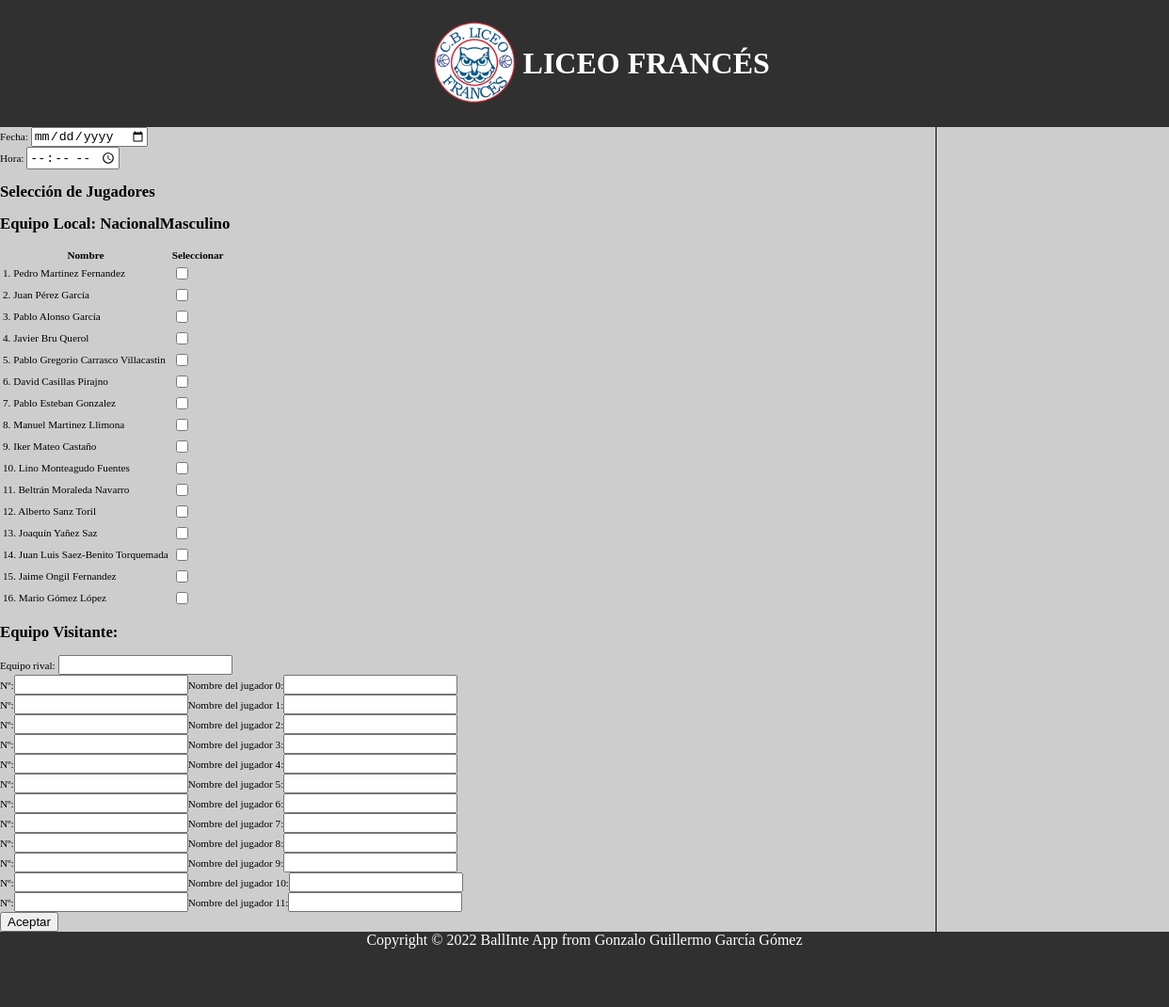
/seleccion_jugadores.php?idEquipo=NacionalMasculino, run on the app's committed database.
### tables this page shows
CREATE TABLE `jugadores` (
  `id` int(11) NOT NULL,
  `user` varchar(50) DEFAULT NULL,
  `nombre` varchar(50) NOT NULL,
  `apellido1` varchar(50) NOT NULL,
  `apellido2` varchar(50) NOT NULL,
  `numero` int(2) DEFAULT NULL,
  `PJ` int(5) NOT NULL,
  `MT` int(10) NOT NULL,
  `TIT` int(5) NOT NULL,
  `SUP` int(5) NOT NULL,
  `MSMS` float NOT NULL,
  `T2A` int(5) NOT NULL,
  `T2F` int(5) NOT NULL,
  `T3A` int(5) NOT NULL,
  `T3F` int(5) NOT NULL,
  `TLA` int(5) NOT NULL,
  `TLF` int(5) NOT NULL,
  `FLH` int(5) NOT NULL,
  `FLR` int(5) NOT NULL,
  `RBO` int(5) NOT NULL,
  `RBD` int(5) NOT NULL,
  `ROB` int(5) NOT NULL,
  `TAP` int(5) NOT NULL,
  `PRD` int(5) NOT NULL,
  `AST` int(5) NOT NULL
);

### seleccion_jugadores.php (called while the page is built, shortened)
<?php
$idEquipoLocal = $_GET['idEquipo'] ?? null;
$formulario = new es\ucm\fdi\FormularioSeleccionJugadores($idEquipoLocal);
$FormularioSeleccionJugadores = $formulario->gestiona();
require __DIR__.'/includes/vistas/plantilla.php';

### includes/Equipo.php (called while the page is built, shortened)
<?php
class Equipo{
    public static function getidEquipo($equipo_id){
        $conn = Aplicacion::getInstance()->getConexionBd();
        $query = sprintf("SELECT id FROM equipos WHERE id_equipo = '%s'", $conn->real_escape_string($equipo_id));
        $rs = $conn->query($query);
        $result = false;
        if ($rs) {
            $fila = $rs->fetch_assoc();
            if ($fila) {
                $result = $fila['id'];
            }
        } else {
            error_log("Error BD ({$conn->errno}): {$conn->error}");
        }
        return $result;
    }
    public static function getJugadoresEquipo($equipo_id){
        $id_equipo = self::getidEquipo($equipo_id);
        $conn = Aplicacion::getInstance()->getConexionBd();
        $query = sprintf("SELECT user,nombre,apellido1,apellido2
        FROM jugadores
        INNER JOIN usuarios_equipos
        ON jugadores.id = usuarios_equipos.usuario_id
        WHERE usuarios_equipos.equipo_id = '$id_equipo'");
        $rs = $conn->query($query);
        $result = false;
        $jugadores = array();
            if ($rs) {
                $i = 0;
                while ($row = $rs->fetch_assoc()) {
                    $jugadores[$i] = array(
                        'user' => $row['user'],
                        'nombre' => $row['nombre'],
                        'apellido1' => $row['apellido1'],
                        'apellido2' => $row['apellido2']
                    );
                    $i++;
                }
                $result = $jugadores;
            } else {
                error_log("Error BD ({$conn->errno}): {$conn->error}");
            }
        return $result;
    }
}
?>

### includes/formularios/FormularioSeleccionJugadores.php (the view, shortened to what this page needs)
<?php
class FormularioSeleccionJugadores extends Formulario{
    private $idEquipo;
    public function __construct($idEquipo) {
        $this->idEquipo = $idEquipo;
    }
    protected function generaCamposFormulario(&$datos){
        $html = "";
        $jugadores = Equipo::getJugadoresEquipo($this->idEquipo);
        $html .= <<<EOF
        <div>
            <label for="seleccion_fecha">Fecha:</label>
            <input type="date" id="seleccion_fecha" name="seleccion_fecha">
        </div>
        <div>
            <label for="seleccion_hora">Hora:</label>
            <input type="time" id="seleccion_hora" name="seleccion_hora">
        </div>
        <div>
        <h1>Selección de Jugadores</h1>
        <h2>Equipo Local: $this->idEquipo</h2>
            <table>
                <thead>
                    <tr>
                        <th>Nombre</th>
                        <th>Seleccionar</th>
                    </tr>
                </thead>
                <tbody>
        EOF;
        $contador = 1;
        foreach ($jugadores as $jugador) {
            $html .= "<tr>";
            $html .= "<td>" . $contador . ". " .  $jugador['nombre'] . " " . $jugador['apellido1'] . " " .  $jugador['apellido2'] . " " . "</td>";
            $html .= "<td><input type='checkbox' name='seleccionados[]' value='" . $jugador['user']. "'></td>";
            $html .= "</tr>";
            $contador++;
        }
        $html .= <<<EOF
                </tbody>
            </table>
        </div>
        <div>
            <h2>Equipo Visitante:</h2>
            <label for="equipo_rival">Equipo rival:</label>
            <input type="text" id="equipo_rival" name="equipo_rival">
        </div>
        EOF;
        for ($i = 0; $i < 12; $i++) {
            $html .= "<div>";
            $html .= "<label for='numero$i'>Nº:</label><input type='text' name='numero$i' id='numero$i'>";
            $html .= "<label for='nombre$i'>Nombre del jugador $i:</label><input type='text' name='nombre$i' id='nombre$i'>";
            $html .= "</div>";
        }
        $html .= '<input type="hidden" name="idEquipo" value="' . $this->idEquipo . '">';
        $html .= <<<EOF
            <input type="submit" value="Aceptar">
        EOF;
        return $html;
    }
}

### styles/stylesheet.css (style rules this page uses)
body { background-color: #CDCDCD; margin:0px; min-height:100vh; width: 100%; height: 100%; }

### data on the page
jugadores: nombre "Pedro", apellido1 "Martinez", apellido2 "Fernandez"
jugadores: nombre "Juan", apellido1 "Pérez", apellido2 "García"
jugadores: nombre "Pablo", apellido1 "Alonso", apellido2 "García"
jugadores: nombre "Javier", apellido1 "Bru", apellido2 "Querol"
jugadores: nombre "Pablo Gregorio", apellido1 "Carrasco", apellido2 "Villacastin"
jugadores: nombre "David", apellido1 "Casillas", apellido2 "Pirajno"
jugadores: nombre "Pablo", apellido1 "Esteban", apellido2 "Gonzalez"
jugadores: nombre "Manuel", apellido1 "Martinez", apellido2 "Llimona"
jugadores: nombre "Iker", apellido1 "Mateo", apellido2 "Castaño"
jugadores: nombre "Lino", apellido1 "Monteagudo", apellido2 "Fuentes"
jugadores: nombre "Beltrán", apellido1 "Moraleda", apellido2 "Navarro"
jugadores: nombre "Alberto", apellido1 "Sanz", apellido2 "Toril"
jugadores: nombre "Joaquín", apellido1 "Yañez", apellido2 "Saz"
jugadores: nombre "Juan Luis", apellido1 "Saez-Benito", apellido2 "Torquemada"
jugadores: nombre "Jaime", apellido1 "Ongil", apellido2 "Fernandez"
jugadores: nombre "Mario", apellido1 "Gómez", apellido2 "López"

### other printed values
$this->idEquipo "NacionalMasculino"
